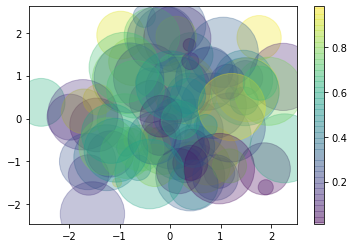

The script that drew this image:
#!/usr/bin/env python
# coding: utf-8

# In[7]:


import numpy as np 
import matplotlib.pyplot as plt
x = np.linspace(0,10,30)
y = np.sin(x)
rng= np.random.RandomState(0) 
x= rng.randn(100) 
y= rng.randn(100) 
colors= rng.rand(100) 
sizes= 5000*rng.rand(100) 
plt.scatter(x, y, c=colors, s=sizes, alpha=0.3, cmap='viridis')
plt.colorbar();  #顯示色調


# In[ ]:
